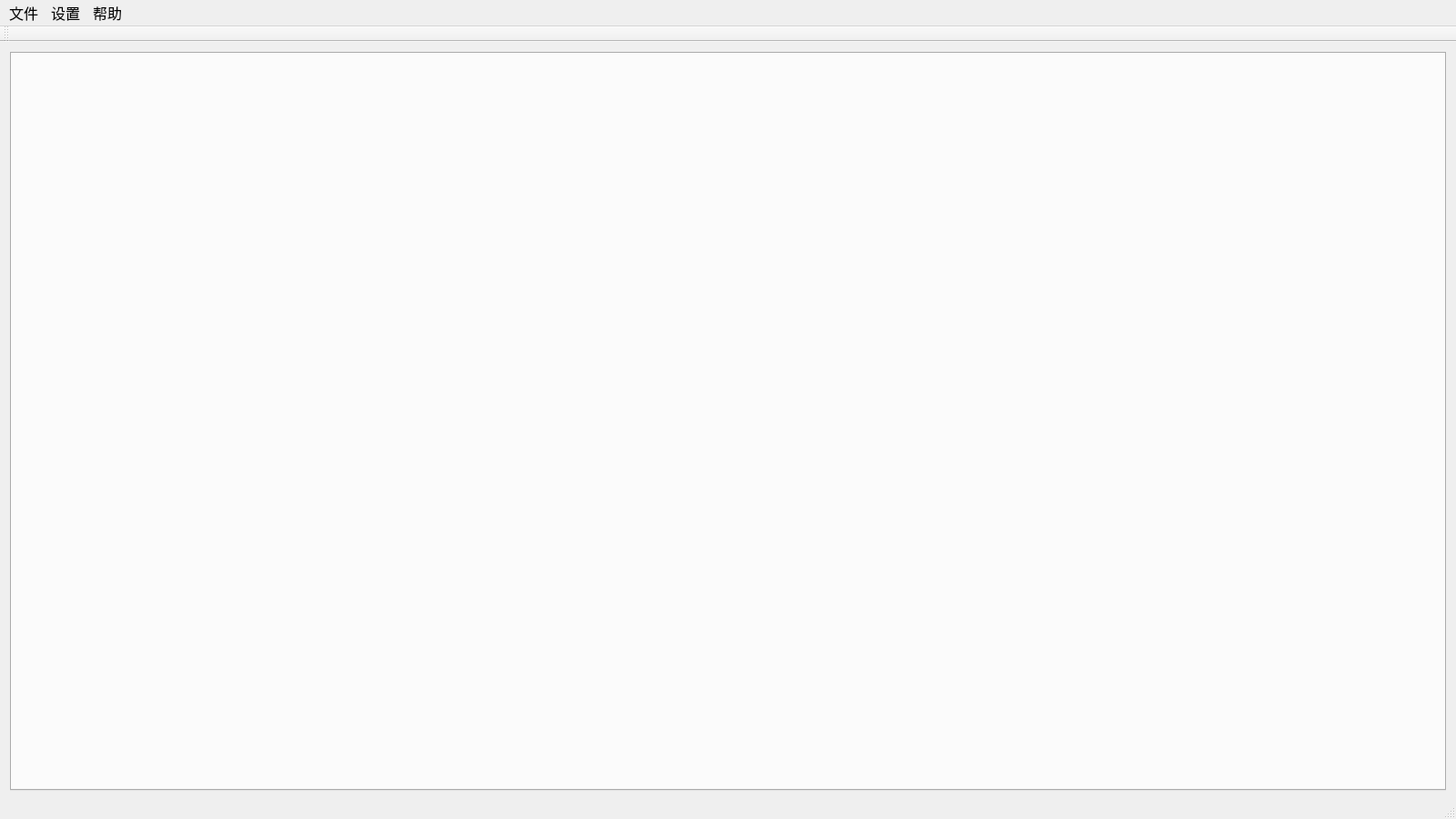
<?xml version="1.0" encoding="UTF-8"?>
<ui version="4.0">
 <class>camera_gui</class>
 <widget class="QMainWindow" name="camera_gui">
  <property name="geometry">
   <rect>
    <x>0</x>
    <y>0</y>
    <width>1600</width>
    <height>900</height>
   </rect>
  </property>
  <property name="font">
   <font>
    <family>微软雅黑</family>
    <pointsize>12</pointsize>
   </font>
  </property>
  <property name="windowTitle">
   <string>XEMA</string>
  </property>
  <property name="windowIcon">
   <iconset resource="dexforce_camera_gui.qrc">
    <normaloff>:/dexforce_camera_gui/image/xema logo.png</normaloff>:/dexforce_camera_gui/image/xema logo.png</iconset>
  </property>
  <property name="windowOpacity">
   <double>1.000000000000000</double>
  </property>
  <property name="iconSize">
   <size>
    <width>64</width>
    <height>64</height>
   </size>
  </property>
  <widget class="QWidget" name="centralWidget">
   <layout class="QHBoxLayout" name="horizontalLayout">
    <item>
     <widget class="QTabWidget" name="tabWidget_view">
      <property name="enabled">
       <bool>true</bool>
      </property>
      <property name="sizePolicy">
       <sizepolicy hsizetype="Preferred" vsizetype="Preferred">
        <horstretch>0</horstretch>
        <verstretch>0</verstretch>
       </sizepolicy>
      </property>
      <property name="font">
       <font>
        <pointsize>18</pointsize>
       </font>
      </property>
      <property name="currentIndex">
       <number>0</number>
      </property>
      <property name="tabBarAutoHide">
       <bool>true</bool>
      </property>
      <widget class="CameraCaptureGui" name="tab_capture">
       <attribute name="title">
        <string>采集</string>
       </attribute>
      </widget>
     </widget>
    </item>
   </layout>
  </widget>
  <widget class="QMenuBar" name="menuBar">
   <property name="geometry">
    <rect>
     <x>0</x>
     <y>0</y>
     <width>1600</width>
     <height>23</height>
    </rect>
   </property>
   <widget class="QMenu" name="menu_help">
    <property name="font">
     <font>
      <family>微软雅黑</family>
      <pointsize>12</pointsize>
     </font>
    </property>
    <property name="title">
     <string>帮助</string>
    </property>
    <addaction name="actionAbout"/>
    <addaction name="action_get_calibration_param"/>
    <addaction name="action_update_firmware"/>
   </widget>
   <widget class="QMenu" name="menu_file">
    <property name="font">
     <font>
      <family>微软雅黑</family>
      <pointsize>12</pointsize>
     </font>
    </property>
    <property name="title">
     <string>文件</string>
    </property>
    <addaction name="action_load_camera_config"/>
    <addaction name="action_save_camera_config"/>
    <addaction name="action_exit"/>
   </widget>
   <widget class="QMenu" name="menu_setting">
    <property name="font">
     <font>
      <family>微软雅黑</family>
      <pointsize>12</pointsize>
     </font>
    </property>
    <property name="title">
     <string>设置</string>
    </property>
    <widget class="QMenu" name="menu">
     <property name="font">
      <font>
       <family>SimSun-ExtB</family>
       <pointsize>12</pointsize>
      </font>
     </property>
     <property name="title">
      <string>语言</string>
     </property>
     <addaction name="action_language_chinese"/>
     <addaction name="action_language_english"/>
    </widget>
    <addaction name="action_select_calibration_board"/>
    <addaction name="menu"/>
   </widget>
   <addaction name="menu_file"/>
   <addaction name="menu_setting"/>
   <addaction name="menu_help"/>
  </widget>
  <widget class="QToolBar" name="mainToolBar">
   <attribute name="toolBarArea">
    <enum>TopToolBarArea</enum>
   </attribute>
   <attribute name="toolBarBreak">
    <bool>false</bool>
   </attribute>
  </widget>
  <widget class="QStatusBar" name="statusBar">
   <property name="maximumSize">
    <size>
     <width>16777215</width>
     <height>20</height>
    </size>
   </property>
  </widget>
  <action name="actionAbout">
   <property name="text">
    <string>关于</string>
   </property>
   <property name="font">
    <font>
     <family>微软雅黑</family>
     <pointsize>12</pointsize>
    </font>
   </property>
  </action>
  <action name="action_load_camera_config">
   <property name="text">
    <string>加载相机配置</string>
   </property>
   <property name="font">
    <font>
     <family>微软雅黑</family>
     <pointsize>12</pointsize>
    </font>
   </property>
  </action>
  <action name="action_save_camera_config">
   <property name="text">
    <string>保存相机配置</string>
   </property>
   <property name="font">
    <font>
     <family>微软雅黑</family>
     <pointsize>12</pointsize>
    </font>
   </property>
  </action>
  <action name="action_exit">
   <property name="text">
    <string>退出</string>
   </property>
   <property name="font">
    <font>
     <family>微软雅黑</family>
     <pointsize>12</pointsize>
    </font>
   </property>
  </action>
  <action name="action_get_calibration_param">
   <property name="text">
    <string>标定参数</string>
   </property>
   <property name="font">
    <font>
     <family>微软雅黑</family>
     <pointsize>12</pointsize>
    </font>
   </property>
  </action>
  <action name="action_select_calibration_board">
   <property name="text">
    <string>选择标定板</string>
   </property>
   <property name="font">
    <font>
     <pointsize>12</pointsize>
    </font>
   </property>
  </action>
  <action name="action_outlier_removal">
   <property name="text">
    <string>滤除外点</string>
   </property>
  </action>
  <action name="action_update_firmware">
   <property name="text">
    <string>固件升级</string>
   </property>
  </action>
  <action name="action_language_chinese">
   <property name="text">
    <string>简体中文</string>
   </property>
   <property name="font">
    <font>
     <family>Times New Roman</family>
    </font>
   </property>
  </action>
  <action name="action_language_english">
   <property name="text">
    <string>English</string>
   </property>
   <property name="font">
    <font>
     <family>Times New Roman</family>
     <weight>50</weight>
     <bold>false</bold>
    </font>
   </property>
  </action>
  <action name="actionEnglish">
   <property name="text">
    <string>English</string>
   </property>
  </action>
 </widget>
 <layoutdefault spacing="6" margin="11"/>
 <customwidgets>
  <customwidget>
   <class>CameraCaptureGui</class>
   <extends>QWidget</extends>
   <header>camera_capture_gui.h</header>
   <container>1</container>
  </customwidget>
 </customwidgets>
 <resources>
  <include location="dexforce_camera_gui.qrc"/>
 </resources>
 <connections/>
</ui>
